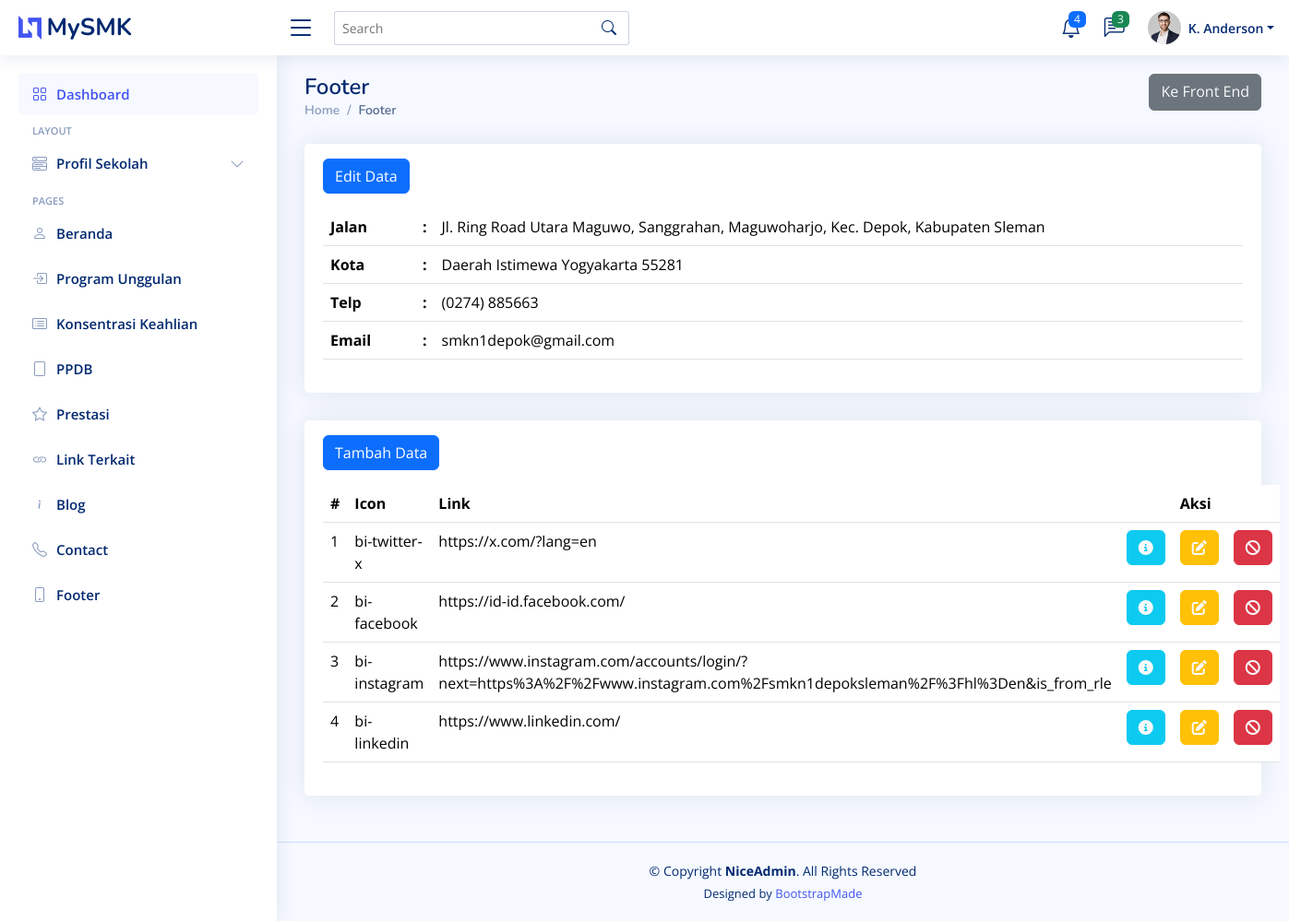
The page /backend/pages/footer/index.php on the database its author committed.
### tables this page shows
CREATE TABLE `tb_footer` (
  `id` int(11) NOT NULL,
  `jalan` varchar(255) NOT NULL,
  `telp` varchar(200) NOT NULL,
  `email` varchar(200) NOT NULL,
  `kota` text NOT NULL
);

CREATE TABLE `tb_footer_medsos` (
  `id` int(11) NOT NULL,
  `icon` text NOT NULL,
  `link` text NOT NULL
);

### backend/actions/footer/show_title.php (called while the page is built, shortened)
<?php
$query = "SELECT * FROM `tb_footer` LIMIT 1";
$result = $connect->query($query);
$footer = $result->fetch_object();

### backend/actions/footer/showAll.php (called while the page is built)
<?php
$query = "SELECT * FROM `tb_footer_medsos`";
$result = $connect->query($query);

### backend/pages/footer/index.php (the view, shortened to what this page needs)
<?php include "../../components/head.php" ?>
<body>
  <?php include "../../components/header.php" ?>
  <?php include "../../components/sidebar.php" ?>
  <?php include "../../components/breadcrumb.php" ?>
  <div class="row">
    <div class="col-12">
      <div class="card">
        <div class="card-body mt-3">
          <div class="mb-3">
            <a href="edit_title.php" class="btn btn-primary">Edit Data</a>
          </div>
          <table class="table">
            <tbody>
              <?php include "../../actions/footer/show_title.php" ?>
              <tr>
                <th style="width: 100px;">Jalan</th>
                <th style="width: 10px;">:</th>
                <td><?= $footer->jalan ?></td>
              </tr>
              <tr>
                <th>Kota</th>
                <th>:</th>
                <td><?= $footer->kota ?></td>
              </tr>
              <tr>
                <th>Telp</th>
                <th>:</th>
                <td><?= $footer->telp ?></td>
              </tr>
              <tr>
                <th>Email</th>
                <th>:</th>
                <td><?= $footer->email ?></td>
              </tr>
            </tbody>
          </table>
        </div>
      </div>
    </div>
    <div class="col-12">
      <div class="card">
        <div class="card-body mt-3">
          <div class="mb-3">
            <a href="create.php" class="btn btn-primary">Tambah Data</a>
          </div>
          <table class="table">
            <thead>
              <tr>
                <th>#</th>
                <th>Icon</th>
                <th>Link</th>
                <th></th>
                <th>Aksi</th>
                <th></th>
              </tr>
            </thead>
            <tbody>
              <?php include "../../actions/footer/showAll.php";
              $no = 1;
              while ($item = $result->fetch_object()): ?>
                <tr>
                  <td><?= $no++ ?></td>
                  <td><?= $item->icon ?></td>
                  <td><?= $item->link ?></td>
                  <td style="width: 5%;"><a
                      href="detail.php?id=<?= $item->id ?>"
                      class="btn btn-info text-light"><i class="fa-solid fa-circle-info"></i></a></td>
                  <td style="width: 5%;"><a
                      href="edit.php?id=<?= $item->id ?>"
                      class="btn btn-warning text-light"><i class="fa-solid fa-pen-to-square"></i></a></td>
                  <td style="width: 5%;"><a
                      href="../../actions/footer/destroy.php?id=<?= $item->id ?>"
                      onclick="return confirm('Apakah Anda Yakin?')"
                      class="btn btn-danger text-light"><i class="fa-solid fa-ban"></i></a></td>
                </tr>
              <?php endwhile; ?>
            </tbody>
          </table>
        </div>
      </div>
    </div>
  </div>
  <?php include "../../components/footer.php" ?>
</body>
<?php include "../../components/end.php" ?>

### backend/templates/assets/css/style.css (style rules this page uses)
:root { scroll-behavior: smooth; }
body { font-family: "Open Sans", sans-serif; background: #f6f9ff; color: #444444; }
a { color: #4154f1; text-decoration: none; }
.card { margin-bottom: 30px; border: none; border-radius: 5px; box-shadow: 0px 0 30px rgba(1, 41, 112, 0.1); }
.card-body { padding: 0 20px 20px 20px; }

### rows shown on the page
tb_footer: jalan "Jl. Ring Road Utara Maguwo, Sanggrahan, Maguwoharjo, Kec. Depok, Kabupaten Sleman", kota "Daerah Istimewa Yogyakarta 55281", telp "(0274) 885663", email "smkn1depok@gmail.com"
tb_footer_medsos: icon "bi-twitter-x", link "https://x.com/?lang=en"
tb_footer_medsos: icon "bi-facebook", link "https://id-id.facebook.com/"
tb_footer_medsos: icon "bi-instagram", link "https://www.instagram.com/accounts/login/?next=https%3A%2F%2Fwww.instagram.com%2Fsmkn1depoksleman%2F%3Fhl%3Den&is_from_rle"
tb_footer_medsos: icon "bi-linkedin", link "https://www.linkedin.com/"

### other values the page prints
$title "Footer"
